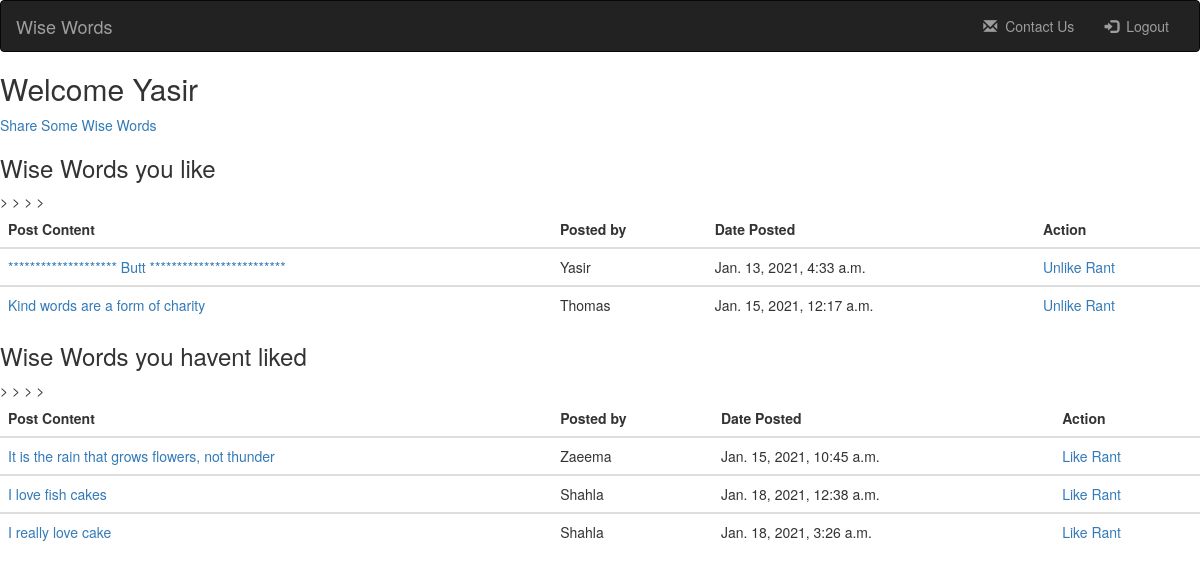
Page /homepage (signed in) on the committed database.
### wise_words_app/models.py (models this page shows)
class User(models.Model):
    firstName = models.CharField(max_length=15)
    lastName = models.CharField(max_length=15)
    email = models.CharField(max_length=15)
    password = models.CharField(max_length=20)
    created_at = models.DateTimeField(auto_now_add=True)
    updated_at = models.DateTimeField(auto_now=True)
    objects = UserManager() #must connect the validatons to our user models

class Post(models.Model): # This will be a one to many relationship between User and Post
    wiseWords = models.TextField(max_length=15)
    uploader = models.ForeignKey(User, related_name="post_uploader", on_delete = models.CASCADE ) # Here I am, making the one to many relationship to User class, related name is how I want the user to access the post
    likes = models.ManyToManyField(User, related_name="posts_liked") # If there is a many to many relationship here then put it in the second class after the one its connected to
    created_at = models.DateTimeField(auto_now_add=True)
    updated_at = models.DateTimeField(auto_now=True)
    objects = PostManager() #must connect the validatons to our user models

### wise_words_app/views.py (the view, shortened to what this page needs)
# urls.py: path('homepage', views.homepage), # .something is the method we have created in views
def homepage(request):
    context = { # Here we are passing in sessions information to the template to display which use has logged in
        'loggedInUser' : User.objects.get(id = request.session['loggedInIdForSessions']), # In a dictionary key value pairs are seperated by a colon
        'allPosts' : Post.objects.all(), # After typing this out here we go to out html and {{ }} what we named all the posts here...which is allPosts
        'likedPosts' : Post.objects.filter(Q(likes=User.objects.get(id = request.session['loggedInIdForSessions'])) | Q(uploader=User.objects.get(id = request.session['loggedInIdForSessions'])) ), # HERE I AM A BIT CONFUSED, here we need to show the posts liked by the logged in user
        'notLikedPosts' : Post.objects.exclude(Q(likes=User.objects.get(id = request.session['loggedInIdForSessions'])) | Q(uploader=User.objects.get(id = request.session['loggedInIdForSessions'])) ) # HERE I AM A BIT CONFUSED
    }
    return render(request, "homepage.html", context) #here we are rendering the hompage

### wise_words_app/templates/homepage.html (shortened to what this page needs)
<!DOCTYPE html>
<html lang="en">
<head>
  <link rel="stylesheet" href="https://maxcdn.bootstrapcdn.com/bootstrap/3.3.6/css/bootstrap.min.css">
</head>
<body>
  <div>
    <nav class="navbar navbar-inverse">
      <div class=container-fluid>
        <a class="navbar-brand" href="">Wise Words</a>
        <div class="collapse navbar-collapse" id="topNavBar">
          <ul class="nav navbar-nav navbar-right">
            <li class="">
              <a href="#">
                <span class="glyphicon glyphicon-envelope" aria-hidden="true"></span>&nbsp; Contact Us
              </a>
            </li>
            <li class="">
              <a href="/logout">
                <span class="glyphicon glyphicon-log-in" aria-hidden="true"></span>&nbsp; Logout
              </a>
            </li>
          </ul>
        </div>
      </div>
    </nav>
  </div>
  <h2>Welcome {{loggedInUser.firstName}}</h2>
  <a href="/addPost">Share Some Wise Words</a>
  <h3>Wise Words you like</h3>
  <div class="duo">
    <table class="table table-hover">
      <thead>
        <tr>
          <th scope="col">Post Content</th>>
          <th scope="col">Posted by</th>>
          <th scope="col">Date Posted</th>>
          <th scope="col">Action</th>>
        </tr>
      </thead>
      {% for postObject in likedPosts %}
      <tbody>
        <tr>
          <td scope="row"><a href="/wiseWords/{{postObject.id}}">{{postObject.wiseWords}}</a></td>
          <td>{{postObject.uploader.firstName.capitalize}}</td>
          <td>{{postObject.created_at}}</td>
          <td><a href="/Unlike/{{postObject.id}}">Unlike Rant</a></td>
        </tr>
      </tbody>
      {% endfor%}
    </table>
    <h3>Wise Words you havent liked</h3>
    <table class="table table-hover">
      <thead class="thead-dark">
        <tr>
          <th scope="col">Post Content</th>>
          <th scope="col">Posted by</th>>
          <th scope="col">Date Posted</th>>
          <th scope="col">Action</th>>
        </tr>
      </thead>
      {% for postObject in notLikedPosts %}
      <tbody>
        <tr>
          <td scope="row"><a href="/wiseWords/{{postObject.id}}">{{postObject.wiseWords}}</a></td>
          <td>{{postObject.uploader.firstName.capitalize}}</td>
          <td>{{postObject.created_at}}</td>
          <td><a href="/like/{{postObject.id}}">Like Rant</a>  </td>
        </tr>
      </tbody>
      {% endfor%}
    </table>
  </div>
</body>
</html>

### rows in the picture
User: firstName "Yasir"
Post: wiseWords "******************** Butt *************************", uploader.firstName "Yasir", created_at "Jan. 13, 2021, 4:33 a.m."
Post: wiseWords "Kind words are a form of charity", uploader.firstName "Thomas", created_at "Jan. 15, 2021, 12:17 a.m."
Post: wiseWords "It is the rain that grows flowers, not thunder", uploader.firstName "Zaeema", created_at "Jan. 15, 2021, 10:45 a.m."
Post: wiseWords "I love fish cakes", uploader.firstName "Shahla", created_at "Jan. 18, 2021, 12:38 a.m."
Post: wiseWords "I really love cake", uploader.firstName "Shahla", created_at "Jan. 18, 2021, 3:26 a.m."
